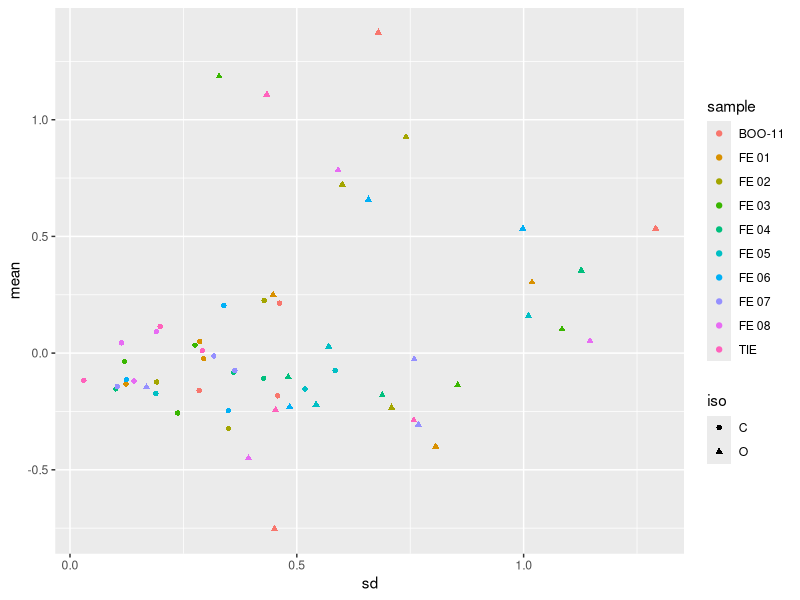
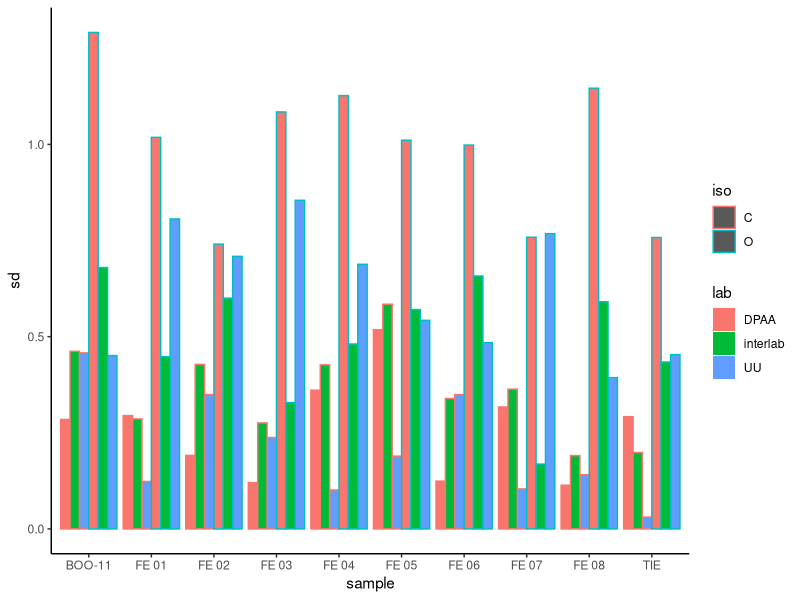
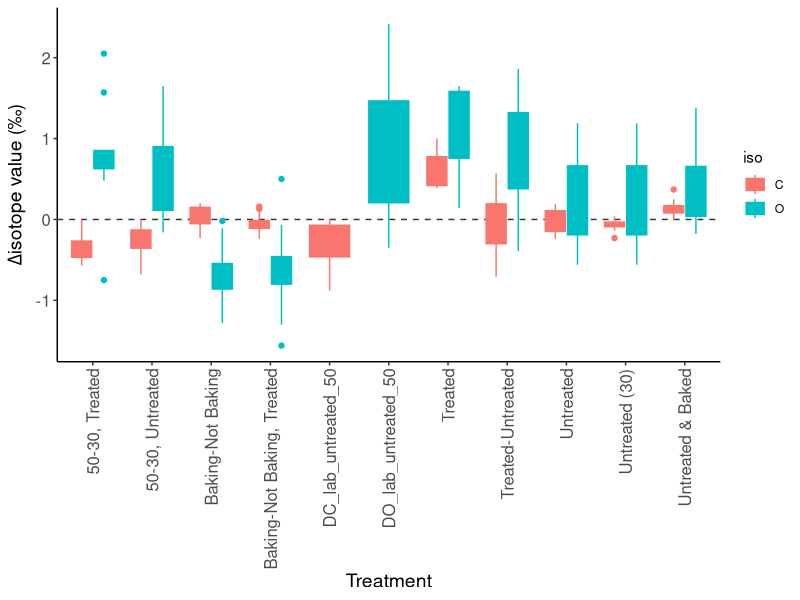
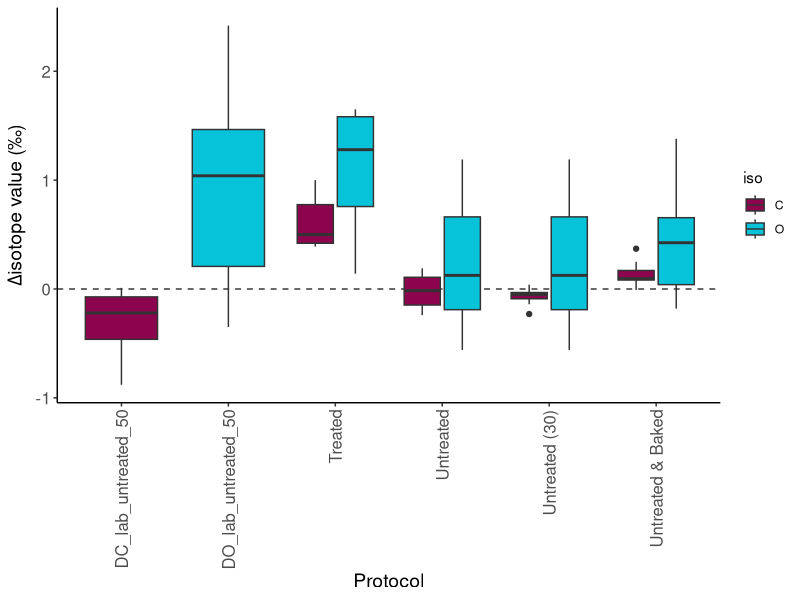
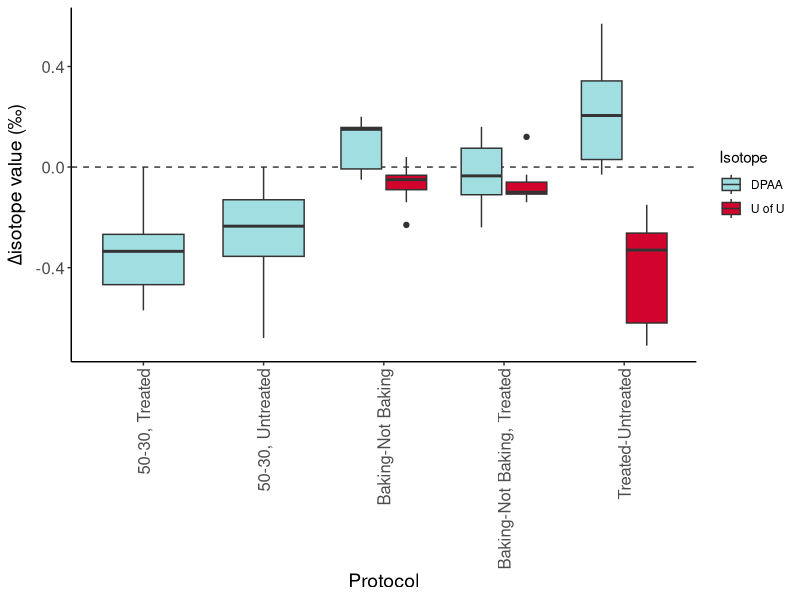

Here is the R script that generated these plots, in order:
library(dplyr); library(tidyr);library(ggplot2)

long <- read.csv('long.csv')

#how do the samples look, regardless of treatment? 
summ <- long %>% 
  group_by(iso, lab, sample) %>% 
  summarize(mean = mean(value), 
            sd = sd(value), 
            min = min(value),
            max = max(value)) # huh some samples seem to just have higher SD 

ggplot() + 
  geom_point(data = summ, aes(x = sd, y = mean, color = sample, shape = iso))

ggplot() + 
  geom_col(data = summ, aes(y = sd, x = sample, color = iso, fill = lab), position = "dodge") + 
  theme_classic()


ggplot() + 
  geom_hline(yintercept = 0, color = 'grey20', linetype = 2) +
  geom_boxplot(data = long, aes(x = type, y = value, fill = iso, color = iso)) + 
  theme_classic() +
  theme(axis.text.x = element_text(size = 12),
        axis.text.y = element_text(size = 12),
        axis.title = element_text(size = 14), ) + 
  scale_x_discrete(guide = guide_axis(angle = 90)) +
  labs(x = "Treatment", 
       y = expression(paste(Delta, "isotope value", " (\u2030)")))
# what do we only have one isotope set for still? 

cols <- c("DPAA" = "#a0dee1",  "interlab" = "#7a1e47", "UU" = "#d2042d")
cols2 <- c("O" = "#07C3D9", "C" = "#8C044D")
#exploring interlab variability
ggplot() + 
  geom_hline(yintercept = 0, color = 'grey20', linetype = 2) +
  geom_boxplot(data = subset(long, lab == 'interlab'), aes(x = type, y = value, fill = iso)) + 
  theme_classic() +
  scale_fill_manual(values = cols2) + 
  theme(axis.text.x = element_text(size = 12),
        axis.text.y = element_text(size = 12),
        axis.title = element_text(size = 14), ) + 
  scale_x_discrete(guide = guide_axis(angle = 90)) +
  #scale_fill_discrete(name = "Isotope", labels = c(expression(paste(delta^13, 'C')), expression(paste(delta^18, 'O')))) + 
  labs(x = "Protocol", 
       y = expression(paste(Delta, "isotope value", " (\u2030)")))

# exploring DPAA variability
ggplot() + 
  geom_hline(yintercept = 0, color = 'grey20', linetype = 2) +
  geom_boxplot(data = subset(long, lab != 'interlab' & iso == 'C'), aes(x = type, y = value, fill = lab)) + 
  theme_classic() +
  scale_fill_manual(values = cols, 
                    name = "Isotope", 
                    labels = c("DPAA", "U of U")
                    ) + 
  theme(axis.text.x = element_text(size = 12),
        axis.text.y = element_text(size = 12),
        axis.title = element_text(size = 14), ) + 
  scale_x_discrete(guide = guide_axis(angle = 90)) +
  labs(x = "Protocol", 
       y = expression(paste(Delta, "isotope value", " (\u2030)")))

